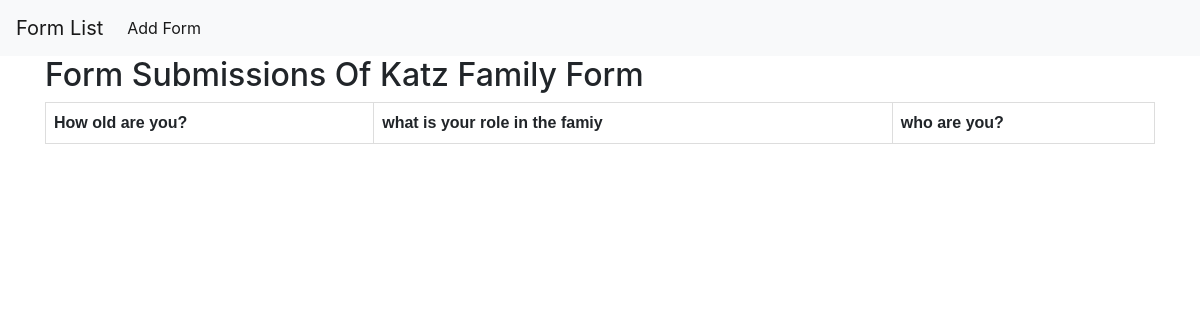
The app's page /form_builder/form_submissions/18 with its own data.
### form_creator/models.py (models this page shows, shortened)
class UserForm(models.Model):
	name = models.CharField(max_length=50)
	submissions = models.PositiveSmallIntegerField(default=0)

class FormField(models.Model):
	form_id = models.ForeignKey(UserForm, related_name='has_fields',
		on_delete=models.CASCADE)
	input_name = models.CharField(max_length=30)
	label = models.CharField(max_length=30)
	data_type = models.CharField(max_length=3, choices=FIELD_TYPES)

### form_creator/views.py (the view)
# urls.py: path('form_submissions/<int:form_id>', views.form_submissions,
def form_submissions(request, form_id):
	form_name = UserForm.objects.get(pk=form_id).name
	fields = FormField.objects.filter(form_id=form_id).order_by('input_name')
	submissions = Submissions.objects.filter(user_form=form_id).values_list()
	sumbission_fields_collection = {}
	i = 0
	for submission in submissions:
		i += 1
		submission_data = FieldSubmission.objects.filter(submission__user_form=form_id, submission=submission).values_list('data', flat=True).order_by('field_id__input_name')
		sumbission_fields_collection[i] = submission_data
	context = {
		'form_name': form_name,
		'fields': fields,
		'submissions': submissions,
		'submission_fields': sumbission_fields_collection
	}
	return render(request, 'form_submissions.html', context)

### form_creator/templates/form_submissions.html (shortened to what this page needs)
{% extends 'base.html' %}
{% load dict_access %}
{% block content %}
	<h2>Form Submissions Of {{ form_name }} Form </h2>
	<table>
			<tr>
				{% for field in fields %}
					<th> {{ field.input_name }}</th>
				{% endfor %}
			</tr>
	</table>
{% endblock content %}

### wix_form_builder/templates/base.html (style rules this page uses)
table { font-family: arial, sans-serif; border-collapse: collapse; width: 100%; }
td, th { border: 1px solid #dddddd; text-align: left; padding: 8px; }

### records on screen
UserForm: name "Katz Family"
FormField: input_name "How old are you?"
FormField: input_name "what is your role in the famiy"
FormField: input_name "who are you?"
